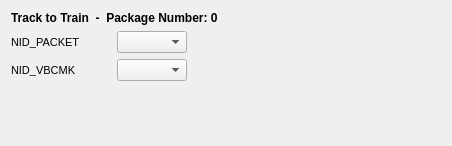
<?xml version="1.0" encoding="UTF-8"?>
<ui version="4.0">
 <class>FormPackage_0</class>
 <widget class="QFrame" name="FormPackage_0">
  <property name="geometry">
   <rect>
    <x>0</x>
    <y>0</y>
    <width>452</width>
    <height>146</height>
   </rect>
  </property>
  <property name="windowTitle">
   <string>Frame</string>
  </property>
  <layout class="QGridLayout" name="gridLayout">
   <item row="0" column="0">
    <widget class="QLabel" name="label_PackageType">
     <property name="font">
      <font>
       <bold>true</bold>
      </font>
     </property>
     <property name="text">
      <string>Track to Train  -  Package Number: 0        </string>
     </property>
    </widget>
   </item>
   <item row="1" column="0">
    <layout class="QHBoxLayout" name="horizontalLayout_2">
     <item>
      <widget class="QLabel" name="label_NID_Pkg_0">
       <property name="minimumSize">
        <size>
         <width>100</width>
         <height>0</height>
        </size>
       </property>
       <property name="maximumSize">
        <size>
         <width>100</width>
         <height>16777215</height>
        </size>
       </property>
       <property name="font">
        <font>
         <pointsize>8</pointsize>
        </font>
       </property>
       <property name="text">
        <string>NID_PACKET</string>
       </property>
      </widget>
     </item>
     <item>
      <widget class="QComboBox" name="comboBox_NID_Pkg_0">
       <property name="minimumSize">
        <size>
         <width>70</width>
         <height>0</height>
        </size>
       </property>
       <property name="maximumSize">
        <size>
         <width>70</width>
         <height>16777215</height>
        </size>
       </property>
       <property name="font">
        <font>
         <pointsize>8</pointsize>
        </font>
       </property>
      </widget>
     </item>
     <item>
      <spacer name="horizontalSpacer">
       <property name="orientation">
        <enum>Qt::Horizontal</enum>
       </property>
       <property name="sizeHint" stdset="0">
        <size>
         <width>40</width>
         <height>20</height>
        </size>
       </property>
      </spacer>
     </item>
    </layout>
   </item>
   <item row="2" column="0">
    <layout class="QHBoxLayout" name="horizontalLayout">
     <item>
      <widget class="QLabel" name="label_NID_VBCMK_Pkg_0">
       <property name="minimumSize">
        <size>
         <width>100</width>
         <height>0</height>
        </size>
       </property>
       <property name="maximumSize">
        <size>
         <width>100</width>
         <height>16777215</height>
        </size>
       </property>
       <property name="font">
        <font>
         <pointsize>8</pointsize>
        </font>
       </property>
       <property name="text">
        <string>NID_VBCMK</string>
       </property>
      </widget>
     </item>
     <item>
      <widget class="QComboBox" name="comboBox_NID_VBCMK_Pkg_0">
       <property name="minimumSize">
        <size>
         <width>70</width>
         <height>0</height>
        </size>
       </property>
       <property name="maximumSize">
        <size>
         <width>70</width>
         <height>16777215</height>
        </size>
       </property>
       <property name="font">
        <font>
         <pointsize>8</pointsize>
        </font>
       </property>
      </widget>
     </item>
     <item>
      <spacer name="horizontalSpacer_2">
       <property name="orientation">
        <enum>Qt::Horizontal</enum>
       </property>
       <property name="sizeHint" stdset="0">
        <size>
         <width>40</width>
         <height>20</height>
        </size>
       </property>
      </spacer>
     </item>
    </layout>
   </item>
   <item row="3" column="0">
    <spacer name="verticalSpacer">
     <property name="orientation">
      <enum>Qt::Vertical</enum>
     </property>
     <property name="sizeHint" stdset="0">
      <size>
       <width>20</width>
       <height>40</height>
      </size>
     </property>
    </spacer>
   </item>
  </layout>
 </widget>
 <resources/>
 <connections/>
</ui>
